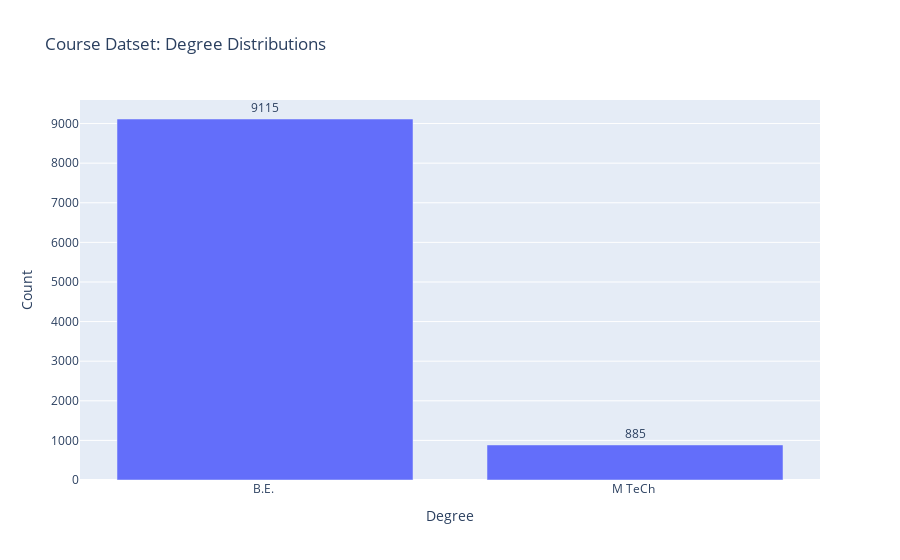

Here is the notebook cell this chart was saved with:
### Markdown cell above
#### Course Dataset Visualisations

### Code cell
#visualize degree
rating_types = course_ds['degree_1'].value_counts()
x,y   = rating_types.index, rating_types.values
data  = go.Bar(x=x,y=y, text=y, textposition="outside")
Layout=go.Layout(title="Course Datset: Degree Distributions",xaxis={'title':'Degree'},yaxis={'title':'Count'})
go.Figure(data,Layout)

### Figure 1 — Plotly figure (JSON) as saved in the notebook; plotly's stock layout.template omitted (floating-point values rounded to 4 significant figures)
{"data": [{"text": [9115, 885], "textposition": "outside", "type": "bar", "x": ["B.E. ", "M TeCh "], "y": [9115, 885]}], "layout": {"title": {"text": "Course Datset: Degree Distributions"}, "xaxis": {"title": {"text": "Degree"}}, "yaxis": {"title": {"text": "Count"}}}}
